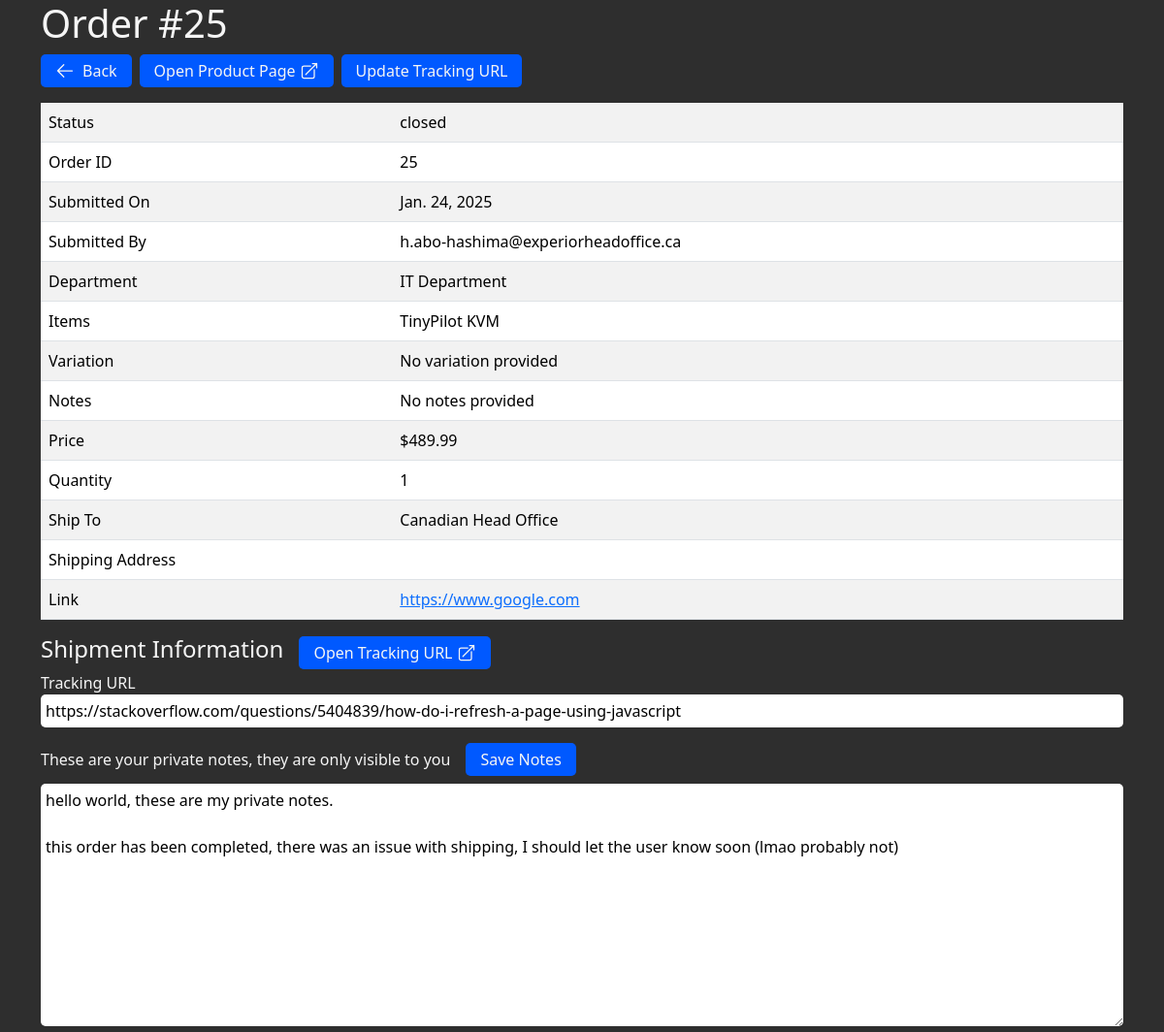
Page /orders/view/25 on the committed database.
### core/models.py (models this page shows)
class Order(models.Model):
    status = models.CharField(max_length=10, default="open")
    responder = models.CharField(max_length=100, default='')
    submission_id = models.CharField(max_length=100, default='')
    submission_date = models.DateField(default=timezone.now().date())
    department = models.CharField(max_length=50, default='')
    items = models.CharField(max_length=50, default='')
    price = models.FloatField(default=0.0)
    variation = models.CharField(max_length=200, default='No variation provided')
    notes = models.CharField(max_length=200, default='No notes provided')
    quantity = models.IntegerField(default=0)
    ship_to = models.CharField(max_length=100, default='')
    shipping_address = models.CharField(max_length=100, blank=True, default='No shipping address provided')
    hyperlink = models.CharField(max_length=500, default='')
    tracking_url = models.CharField(max_length=500, default='No tracking url provided')
    private_notes = models.CharField(max_length=5000, default='')

### dashboard_app/views.py (the view)
# urls.py: path('orders/view/<str:order_id>', views.view_order, name='view order')
def view_order(request, order_id):
    context = Order.objects.get(id=order_id)
    return render(request, 'dashboard_app/order.html', context={'order': context})

### templates/dashboard_app/order.html (shortened to what this page needs)
{% extends 'base.html' %}
{% load static %}
{% block main_content %}
<div class="container">
    <h1>Order #{{ order.id }}</h1>
    <div class="row align-items-center mb-3 g-2">
        <div class="col-auto">
            <button id="back-btn" class="btn-std btn-icon" type="button">
                <svg class="me-2" xmlns="http://www.w3.org/2000/svg" viewBox="0 0 24 24">
                    <path stroke-linecap="round" stroke-linejoin="round" d="M10.5 19.5 3 12m0 0 7.5-7.5M3 12h18" />
                </svg>
                Back
            </button>
        </div>
        <div class="col-auto">
            <a class="btn-std btn-icon link-no-style" href="{{ order.hyperlink }}" target="_blank">
                Open Product Page
                <svg class="ms-1" xmlns="http://www.w3.org/2000/svg" viewBox="0 0 24 24">
                    <path stroke-linecap="round" stroke-linejoin="round"
                        d="M13.5 6H5.25A2.25 2.25 0 0 0 3 8.25v10.5A2.25 2.25 0 0 0 5.25 21h10.5A2.25 2.25 0 0 0 18 18.75V10.5m-10.5 6L21 3m0 0h-5.25M21 3v5.25" />
                </svg>
            </a>
        </div>
        <div class="col-auto">
            {% if order.status == 'open' %}
            <button id="modal-open" class="btn-std btn-icon" type="button" data-order-id="{{order.id}}">
                Complete
                <svg class="ms-1" xmlns="http://www.w3.org/2000/svg" viewBox="0 0 24 24">
                    <path stroke-linecap="round" stroke-linejoin="round" d="m4.5 12.75 6 6 9-13.5" />
                </svg>
            </button>
            {% else %}
            <button id="update-order-btn" class="btn-std" type="button" data-order-id="{{ order.id }}">Update Tracking URL</button>
            {% endif %}
        </div>
    </div>
    <table class="table table-striped">
        <tbody>
            <tr>
                <td>Status</td>
                <td>{{order.status}}</td>
            </tr>
            <tr>
                <td>Order ID</td>
                <td>{{order.id}}</td>
            </tr>
            <tr>
                <td>Submitted On</td>
                <td>{{order.submission_date}}</td>
            </tr>
            <tr>
                <td>Submitted By</td>
                <td>{{order.responder}}</td>
            </tr>
            <tr>
                <td>Department</td>
                <td>{{order.department}}</td>
            </tr>
            <tr>
                <td>Items</td>
                <td>{{order.items}}</td>
            </tr>
            <tr>
                <td>Variation</td>
                <td>{{order.variation}}</td>
            </tr>
            <tr>
                <td>Notes</td>
                <td>{{order.notes}}</td>
            </tr>
            <tr>
                <td>Price</td>
                <td>${{order.price}}</td>
            </tr>
            <tr>
                <td>Quantity</td>
                <td>{{order.quantity}}</td>
            </tr>
            <tr>
                <td>Ship To</td>
                <td>{{order.ship_to}}</td>
            </tr>
            <tr>
                <td>Shipping Address</td>
                <td>{{order.shipping_address}}</td>
            </tr>
            <tr>
                <td>Link</td>
                <td>
                    <a href="{{order.hyperlink}}">{{order.hyperlink}}</a>
                </td>
            </tr>
        </tbody>
    </table>
    <div class="mb-3">
        <div class="d-flex align-items-center">
            <h4>Shipment Information</h4>
            <a class="btn-std btn-icon link-no-style ms-3" href="{{ order.tracking_url }}" target="_blank">
                Open Tracking URL
                <svg class="ms-1" xmlns="http://www.w3.org/2000/svg" viewBox="0 0 24 24">
                    <path stroke-linecap="round" stroke-linejoin="round"
                        d="M13.5 6H5.25A2.25 2.25 0 0 0 3 8.25v10.5A2.25 2.25 0 0 0 5.25 21h10.5A2.25 2.25 0 0 0 18 18.75V10.5m-10.5 6L21 3m0 0h-5.25M21 3v5.25" />
                </svg>
            </a>
        </div>
        <label for="tracking-url-field">Tracking URL</label>
        <input id="tracking-url-field" class="input-std" type="text" value="{{ order.tracking_url }}" />
    </div>
    <div class="d-flex align-items-center mb-2">
        <p class="m-0 p-0">These are your private notes, they are only visible to you</p>
        <button id="save-notes-btn" class="btn-std ms-3" type="button" data-order-id="{{ order.id }}">Save
            Notes</button>
    </div>
    <textarea id="private-notes" class="input-text-area" rows="10" placeholder="Notes"
        data-order-id="{{order.id}}">{{ order.private_notes }}</textarea>
</div>
{% endblock %}

### templates/base.html (shortened to what this page needs)
{% load static %}
<!DOCTYPE html>
<html lang="en">
<head>
    <link rel="stylesheet" href="{% static '/css/bootstrap.min.css' %}" />
    <link rel="stylesheet" href="{% static '/css/base.css' %}" />
</head>
<body>
    <main>
        {% block main_content %}
        {% endblock %}
    </main>
</body>
</html>

### static/css/base.css (style rules this page uses)
:root { --bg: #2e2e2e; --text: whitesmoke; --button-bg: #0059ff; --button-hover: #2773ff; --button-text: whitesmoke; }
*, html, body { box-sizing: border-box; }
html, body { height: 100%; color: var(--text); background-color: var(--bg); }
.btn-std { display: flex; align-items: center; justify-content: center; border: 0; border-radius: 5px; padding: 5px 15px; color: var(--button-text); background-color: var(--button-bg); transition: background-color 0.3s; }
.btn-icon > svg { height: 20px; fill: none; stroke-width: 1.5; stroke: whitesmoke; }
a.link-no-style { text-decoration: none; }
.input-std { width: 100%; padding: 5px; outline: 0; border: 0; border-radius: 5px; }
.input-text-area { width: 100%; padding: 5px; outline: 0; border: 0; border-radius: 5px; }

### rows in the picture
Order: status "closed", id "25", submission_date "Jan. 24, 2025", responder "h.abo-hashima@experiorheadoffice.ca", department "IT Department", items "TinyPilot KVM", variation "No variation provided", notes "No notes provided", price "489.99", quantity "1", ship_to "Canadian Head Office", hyperlink "https://www.google.com", tracking_url "https://stackoverflow.com/questions/5404839/how-do-i-refresh-a-page-using-javascript", id "hello world, these are my private notes. this order has been completed, there was an issue with shipping, I should let the user know soon (lmao probably not)"
